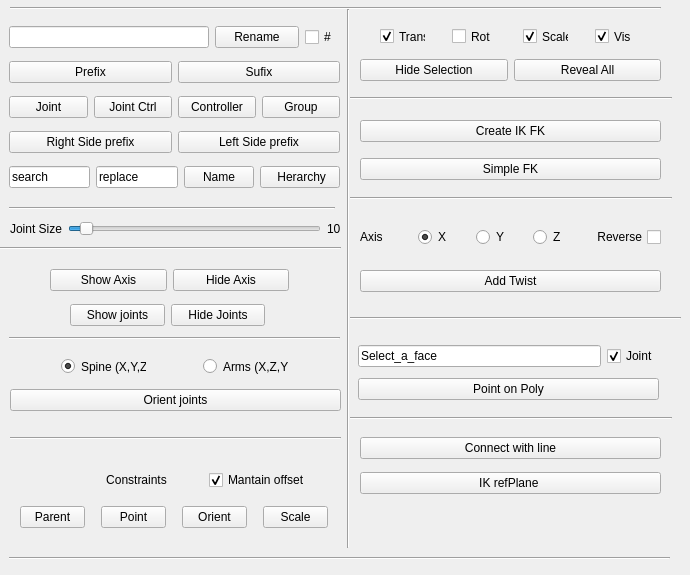
     <widget class="QWidget" name="RigToolsTab">
      <attribute name="title">
       <string>Rigging Tools</string>
      </attribute>
      <widget class="Line" name="line_11">
       <property name="geometry">
        <rect>
         <x>340</x>
         <y>9</y>
         <width>16</width>
         <height>539</height>
        </rect>
       </property>
       <property name="orientation">
        <enum>Qt::Vertical</enum>
       </property>
      </widget>
      <widget class="Line" name="line_10">
       <property name="geometry">
        <rect>
         <x>350</x>
         <y>90</y>
         <width>322</width>
         <height>16</height>
        </rect>
       </property>
       <property name="orientation">
        <enum>Qt::Horizontal</enum>
       </property>
      </widget>
      <widget class="Line" name="line_21">
       <property name="geometry">
        <rect>
         <x>9</x>
         <y>200</y>
         <width>326</width>
         <height>16</height>
        </rect>
       </property>
       <property name="orientation">
        <enum>Qt::Horizontal</enum>
       </property>
      </widget>
      <widget class="Line" name="line_19">
       <property name="geometry">
        <rect>
         <x>9</x>
         <y>330</y>
         <width>331</width>
         <height>16</height>
        </rect>
       </property>
       <property name="orientation">
        <enum>Qt::Horizontal</enum>
       </property>
      </widget>
      <widget class="Line" name="line_8">
       <property name="geometry">
        <rect>
         <x>350</x>
         <y>310</y>
         <width>331</width>
         <height>16</height>
        </rect>
       </property>
       <property name="orientation">
        <enum>Qt::Horizontal</enum>
       </property>
      </widget>
      <widget class="Line" name="line_15">
       <property name="geometry">
        <rect>
         <x>350</x>
         <y>190</y>
         <width>322</width>
         <height>16</height>
        </rect>
       </property>
       <property name="orientation">
        <enum>Qt::Horizontal</enum>
       </property>
      </widget>
      <widget class="Line" name="line_12">
       <property name="geometry">
        <rect>
         <x>9</x>
         <y>550</y>
         <width>661</width>
         <height>16</height>
        </rect>
       </property>
       <property name="orientation">
        <enum>Qt::Horizontal</enum>
       </property>
      </widget>
      <widget class="QWidget" name="layoutWidget">
       <property name="geometry">
        <rect>
         <x>360</x>
         <y>430</y>
         <width>301</width>
         <height>71</height>
        </rect>
       </property>
       <layout class="QVBoxLayout" name="verticalLayout_13">
        <item>
         <widget class="QPushButton" name="ConnectWithLineBtn">
          <property name="text">
           <string>Connect with line</string>
          </property>
          <property name="icon">
           <iconset resource="Resources/iconResources.qrc">
            <normaloff>:/icon/Connect.png</normaloff>:/icon/Connect.png</iconset>
          </property>
          <property name="iconSize">
           <size>
            <width>30</width>
            <height>30</height>
           </size>
          </property>
         </widget>
        </item>
        <item>
         <widget class="QPushButton" name="RefPlane">
          <property name="text">
           <string>IK refPlane </string>
          </property>
         </widget>
        </item>
       </layout>
      </widget>
      <widget class="QWidget" name="layoutWidget">
       <property name="geometry">
        <rect>
         <x>10</x>
         <y>350</y>
         <width>331</width>
         <height>71</height>
        </rect>
       </property>
       <layout class="QVBoxLayout" name="verticalLayout_16">
        <item>
         <layout class="QHBoxLayout" name="horizontalLayout_13">
          <item>
           <widget class="QRadioButton" name="SpineOrientRadioButton">
            <property name="maximumSize">
             <size>
              <width>85</width>
              <height>15</height>
             </size>
            </property>
            <property name="text">
             <string>Spine (X,Y,Z)</string>
            </property>
            <property name="checked">
             <bool>true</bool>
            </property>
           </widget>
          </item>
          <item>
           <widget class="QRadioButton" name="ArmsOrientRadioButton">
            <property name="maximumSize">
             <size>
              <width>85</width>
              <height>15</height>
             </size>
            </property>
            <property name="text">
             <string>Arms (X,Z,Y)</string>
            </property>
            <property name="checked">
             <bool>false</bool>
            </property>
           </widget>
          </item>
         </layout>
        </item>
        <item>
         <layout class="QHBoxLayout" name="horizontalLayout_14">
          <item>
           <widget class="QPushButton" name="OrientJointsBtn">
            <property name="text">
             <string>Orient joints</string>
            </property>
            <property name="icon">
             <iconset resource="Resources/iconResources.qrc">
              <normaloff>:/icon/Axis.png</normaloff>:/icon/Axis.png</iconset>
            </property>
            <property name="iconSize">
             <size>
              <width>20</width>
              <height>20</height>
             </size>
            </property>
           </widget>
          </item>
         </layout>
        </item>
       </layout>
      </widget>
      <widget class="QWidget" name="layoutWidget">
       <property name="geometry">
        <rect>
         <x>9</x>
         <y>19</y>
         <width>331</width>
         <height>181</height>
        </rect>
       </property>
       <layout class="QVBoxLayout" name="verticalLayout_25">
        <item>
         <layout class="QHBoxLayout" name="horizontalLayout_27">
          <item>
           <widget class="QLineEdit" name="NewNameLineEdit">
            <property name="maximumSize">
             <size>
              <width>200</width>
              <height>16777215</height>
             </size>
            </property>
            <property name="text">
             <string/>
            </property>
           </widget>
          </item>
          <item>
           <widget class="QPushButton" name="RenameBtn">
            <property name="maximumSize">
             <size>
              <width>150</width>
              <height>16777215</height>
             </size>
            </property>
            <property name="toolTip">
             <string/>
            </property>
            <property name="text">
             <string>Rename</string>
            </property>
            <property name="icon">
             <iconset resource="Resources/iconResources.qrc">
              <normaloff>:/icon/Rename.png</normaloff>:/icon/Rename.png</iconset>
            </property>
            <property name="iconSize">
             <size>
              <width>20</width>
              <height>20</height>
             </size>
            </property>
           </widget>
          </item>
          <item>
           <widget class="QCheckBox" name="RenameNumCheckBox">
            <property name="maximumSize">
             <size>
              <width>35</width>
              <height>16777215</height>
             </size>
            </property>
            <property name="text">
             <string>#</string>
            </property>
           </widget>
          </item>
         </layout>
        </item>
        <item>
         <layout class="QHBoxLayout" name="horizontalLayout_22">
          <item>
           <widget class="QPushButton" name="SetPrefixBtn">
            <property name="text">
             <string>Prefix</string>
            </property>
           </widget>
          </item>
          <item>
           <widget class="QPushButton" name="SetSufixBtn">
            <property name="text">
             <string>Sufix</string>
            </property>
           </widget>
          </item>
         </layout>
        </item>
        <item>
         <layout class="QHBoxLayout" name="horizontalLayout_21">
          <item>
           <widget class="QPushButton" name="JointSufix">
            <property name="text">
             <string>Joint</string>
            </property>
           </widget>
          </item>
          <item>
           <widget class="QPushButton" name="JointCtrlSufix">
            <property name="text">
             <string>Joint Ctrl</string>
            </property>
           </widget>
          </item>
          <item>
           <widget class="QPushButton" name="ControllerSufix">
            <property name="text">
             <string>Controller</string>
            </property>
           </widget>
          </item>
          <item>
           <widget class="QPushButton" name="GroupSufix">
            <property name="text">
             <string>Group</string>
            </property>
           </widget>
          </item>
         </layout>
        </item>
        <item>
         <layout class="QHBoxLayout" name="horizontalLayout_24">
          <item>
           <widget class="QPushButton" name="RightPrefix">
            <property name="text">
             <string>Right Side prefix</string>
            </property>
            <property name="icon">
             <iconset resource="Resources/iconResources.qrc">
              <normaloff>:/icon/RightArrow.png</normaloff>:/icon/RightArrow.png</iconset>
            </property>
           </widget>
          </item>
          <item>
           <widget class="QPushButton" name="LeftPrefix">
            <property name="layoutDirection">
             <enum>Qt::LeftToRight</enum>
            </property>
            <property name="autoFillBackground">
             <bool>false</bool>
            </property>
            <property name="text">
             <string>Left Side prefix</string>
            </property>
            <property name="icon">
             <iconset resource="Resources/iconResources.qrc">
              <normaloff>:/icon/LeftArrow.png</normaloff>:/icon/LeftArrow.png</iconset>
            </property>
            <property name="autoDefault">
             <bool>false</bool>
            </property>
           </widget>
          </item>
         </layout>
        </item>
        <item>
         <layout class="QHBoxLayout" name="horizontalLayout_28">
          <item>
           <widget class="QLineEdit" name="SearchLineEdit">
            <property name="text">
             <string>search</string>
            </property>
           </widget>
          </item>
          <item>
           <widget class="QLineEdit" name="ReplaceLineEdit">
            <property name="text">
             <string>replace</string>
            </property>
           </widget>
          </item>
          <item>
           <widget class="QPushButton" name="ChangeNameBtn">
            <property name="minimumSize">
             <size>
              <width>70</width>
              <height>0</height>
             </size>
            </property>
            <property name="text">
             <string>Name</string>
            </property>
            <property name="icon">
             <iconset resource="Resources/iconResources.qrc">
              <normaloff>:/icon/SearchReplace.png</normaloff>:/icon/SearchReplace.png</iconset>
            </property>
           </widget>
          </item>
          <item>
           <widget class="QPushButton" name="ChangeNameBtn2">
            <property name="minimumSize">
             <size>
              <width>80</width>
              <height>0</height>
             </size>
            </property>
            <property name="text">
             <string> Herarchy</string>
            </property>
            <property name="icon">
             <iconset resource="Resources/iconResources.qrc">
              <normaloff>:/icon/SearchReplace.png</normaloff>:/icon/SearchReplace.png</iconset>
            </property>
           </widget>
          </item>
         </layout>
        </item>
       </layout>
      </widget>
      <widget class="QWidget" name="layoutWidget">
       <property name="geometry">
        <rect>
         <x>360</x>
         <y>20</y>
         <width>301</width>
         <height>71</height>
        </rect>
       </property>
       <layout class="QVBoxLayout" name="verticalLayout_9">
        <item>
         <layout class="QHBoxLayout" name="horizontalLayout_6">
          <item>
           <widget class="QCheckBox" name="HideTranslateCheckBox">
            <property name="maximumSize">
             <size>
              <width>46</width>
              <height>15</height>
             </size>
            </property>
            <property name="text">
             <string>Trans</string>
            </property>
            <property name="checked">
             <bool>true</bool>
            </property>
           </widget>
          </item>
          <item>
           <widget class="QCheckBox" name="HideRotateCheckBox">
            <property name="maximumSize">
             <size>
              <width>45</width>
              <height>15</height>
             </size>
            </property>
            <property name="text">
             <string>Rot</string>
            </property>
            <property name="checked">
             <bool>false</bool>
            </property>
           </widget>
          </item>
          <item>
           <widget class="QCheckBox" name="HideScaleCheckBox">
            <property name="maximumSize">
             <size>
              <width>46</width>
              <height>15</height>
             </size>
            </property>
            <property name="text">
             <string>Scale</string>
            </property>
            <property name="checked">
             <bool>true</bool>
            </property>
           </widget>
          </item>
          <item>
           <widget class="QCheckBox" name="HideVisibilityCheckBox">
            <property name="maximumSize">
             <size>
              <width>45</width>
              <height>15</height>
             </size>
            </property>
            <property name="text">
             <string>Vis</string>
            </property>
            <property name="checked">
             <bool>true</bool>
            </property>
           </widget>
          </item>
         </layout>
        </item>
        <item>
         <layout class="QHBoxLayout" name="horizontalLayout_7">
          <item>
           <widget class="QPushButton" name="HideBtn">
            <property name="text">
             <string>Hide Selection</string>
            </property>
            <property name="icon">
             <iconset resource="Resources/iconResources.qrc">
              <normaloff>:/icon/Remove.png</normaloff>:/icon/Remove.png</iconset>
            </property>
            <property name="iconSize">
             <size>
              <width>20</width>
              <height>20</height>
             </size>
            </property>
           </widget>
          </item>
          <item>
           <widget class="QPushButton" name="RevealBtn">
            <property name="text">
             <string>Reveal All</string>
            </property>
            <property name="icon">
             <iconset resource="Resources/iconResources.qrc">
              <normaloff>:/icon/Add.png</normaloff>:/icon/Add.png</iconset>
            </property>
            <property name="iconSize">
             <size>
              <width>20</width>
              <height>20</height>
             </size>
            </property>
           </widget>
          </item>
         </layout>
        </item>
       </layout>
      </widget>
      <widget class="QWidget" name="layoutWidget">
       <property name="geometry">
        <rect>
         <x>360</x>
         <y>110</y>
         <width>301</width>
         <height>81</height>
        </rect>
       </property>
       <layout class="QVBoxLayout" name="verticalLayout_26">
        <item>
         <widget class="QPushButton" name="IKFKBtn">
          <property name="text">
           <string>Create IK FK</string>
          </property>
          <property name="icon">
           <iconset resource="Resources/iconResources.qrc">
            <normaloff>:/icon/IKFK.png</normaloff>:/icon/IKFK.png</iconset>
          </property>
          <property name="iconSize">
           <size>
            <width>25</width>
            <height>25</height>
           </size>
          </property>
         </widget>
        </item>
        <item>
         <widget class="QPushButton" name="SimpleFKBtn">
          <property name="text">
           <string>Simple FK</string>
          </property>
          <property name="icon">
           <iconset resource="Resources/iconResources.qrc">
            <normaloff>:/icon/Chain.png</normaloff>:/icon/Chain.png</iconset>
          </property>
          <property name="iconSize">
           <size>
            <width>25</width>
            <height>25</height>
           </size>
          </property>
         </widget>
        </item>
       </layout>
      </widget>
      <widget class="QWidget" name="layoutWidget">
       <property name="geometry">
        <rect>
         <x>70</x>
         <y>300</y>
         <width>195</width>
         <height>31</height>
        </rect>
       </property>
       <layout class="QHBoxLayout" name="horizontalLayout_5">
        <item>
         <widget class="QPushButton" name="ShowJntsBtn">
          <property name="text">
           <string>Show joints</string>
          </property>
         </widget>
        </item>
        <item>
         <widget class="QPushButton" name="HideJointsBtn">
          <property name="text">
           <string>Hide Joints</string>
          </property>
         </widget>
        </item>
       </layout>
      </widget>
      <widget class="QWidget" name="layoutWidget">
       <property name="geometry">
        <rect>
         <x>50</x>
         <y>260</y>
         <width>239</width>
         <height>40</height>
        </rect>
       </property>
       <layout class="QHBoxLayout" name="horizontalLayout_12">
        <item>
         <widget class="QPushButton" name="ShowAxisBtn">
          <property name="text">
           <string>Show Axis</string>
          </property>
          <property name="icon">
           <iconset resource="Resources/iconResources.qrc">
            <normaloff>:/icon/Eye.png</normaloff>:/icon/Eye.png</iconset>
          </property>
          <property name="iconSize">
           <size>
            <width>20</width>
            <height>20</height>
           </size>
          </property>
         </widget>
        </item>
        <item>
         <widget class="QPushButton" name="HideAxisBtn">
          <property name="text">
           <string>Hide Axis</string>
          </property>
          <property name="icon">
           <iconset resource="Resources/iconResources.qrc">
            <normaloff>:/icon/NoEye.png</normaloff>:/icon/NoEye.png</iconset>
          </property>
          <property name="iconSize">
           <size>
            <width>20</width>
            <height>20</height>
           </size>
          </property>
         </widget>
        </item>
       </layout>
      </widget>
      <widget class="QWidget" name="layoutWidget">
       <property name="geometry">
        <rect>
         <x>358</x>
         <y>340</y>
         <width>301</width>
         <height>67</height>
        </rect>
       </property>
       <layout class="QVBoxLayout" name="verticalLayout_7">
        <item>
         <layout class="QHBoxLayout" name="horizontalLayout_4">
          <property name="spacing">
           <number>6</number>
          </property>
          <property name="sizeConstraint">
           <enum>QLayout::SetDefaultConstraint</enum>
          </property>
          <item>
           <widget class="QLineEdit" name="FollicleNewName">
            <property name="text">
             <string>Select_a_face</string>
            </property>
           </widget>
          </item>
          <item>
           <widget class="QCheckBox" name="FolicleJointCheckBox">
            <property name="minimumSize">
             <size>
              <width>50</width>
              <height>0</height>
             </size>
            </property>
            <property name="text">
             <string>Joint</string>
            </property>
            <property name="checked">
             <bool>true</bool>
            </property>
           </widget>
          </item>
         </layout>
        </item>
        <item>
         <widget class="QPushButton" name="CreateFollicleBtn">
          <property name="text">
           <string>Point on Poly</string>
          </property>
          <property name="icon">
           <iconset resource="Resources/iconResources.qrc">
            <normaloff>:/icon/Follicle.png</normaloff>:/icon/Follicle.png</iconset>
          </property>
          <property name="iconSize">
           <size>
            <width>25</width>
            <height>25</height>
           </size>
          </property>
         </widget>
        </item>
       </layout>
      </widget>
      <widget class="Line" name="line_17">
       <property name="geometry">
        <rect>
         <x>350</x>
         <y>410</y>
         <width>322</width>
         <height>16</height>
        </rect>
       </property>
       <property name="orientation">
        <enum>Qt::Horizontal</enum>
       </property>
      </widget>
      <widget class="Line" name="line_20">
       <property name="geometry">
        <rect>
         <x>0</x>
         <y>240</y>
         <width>341</width>
         <height>16</height>
        </rect>
       </property>
       <property name="orientation">
        <enum>Qt::Horizontal</enum>
       </property>
      </widget>
      <widget class="QWidget" name="layoutWidget">
       <property name="geometry">
        <rect>
         <x>360</x>
         <y>210</y>
         <width>301</width>
         <height>101</height>
        </rect>
       </property>
       <layout class="QVBoxLayout" name="verticalLayout_18">
        <item>
         <layout class="QHBoxLayout" name="horizontalLayout_26">
          <item>
           <widget class="QLabel" name="label_22">
            <property name="text">
             <string>Axis</string>
            </property>
           </widget>
          </item>
          <item>
           <widget class="QRadioButton" name="XAxisRadioButton">
            <property name="text">
             <string>X</string>
            </property>
            <property name="checked">
             <bool>true</bool>
            </property>
           </widget>
          </item>
          <item>
           <widget class="QRadioButton" name="YAxisRadioButton">
            <property name="text">
             <string>Y</string>
            </property>
           </widget>
          </item>
          <item>
           <widget class="QRadioButton" name="ZAxisRadioButton">
            <property name="enabled">
             <bool>true</bool>
            </property>
            <property name="text">
             <string>Z</string>
            </property>
           </widget>
          </item>
          <item>
           <widget class="QCheckBox" name="ReverseTwistCheckBox">
            <property name="layoutDirection">
             <enum>Qt::RightToLeft</enum>
            </property>
            <property name="text">
             <string>Reverse</string>
            </property>
           </widget>
          </item>
         </layout>
        </item>
        <item>
         <widget class="QPushButton" name="AddTwistBtn">
          <property name="text">
           <string>Add Twist</string>
          </property>
          <property name="icon">
           <iconset resource="Resources/iconResources.qrc">
            <normaloff>:/icon/Twist.png</normaloff>:/icon/Twist.png</iconset>
          </property>
          <property name="iconSize">
           <size>
            <width>25</width>
            <height>25</height>
           </size>
          </property>
         </widget>
        </item>
       </layout>
      </widget>
      <widget class="Line" name="line_13">
       <property name="geometry">
        <rect>
         <x>10</x>
         <y>0</y>
         <width>651</width>
         <height>16</height>
        </rect>
       </property>
       <property name="orientation">
        <enum>Qt::Horizontal</enum>
       </property>
      </widget>
      <widget class="QWidget" name="layoutWidget">
       <property name="geometry">
        <rect>
         <x>10</x>
         <y>460</y>
         <width>331</width>
         <height>79</height>
        </rect>
       </property>
       <layout class="QVBoxLayout" name="verticalLayout_8" stretch="0,0">
        <item>
         <layout class="QHBoxLayout" name="horizontalLayout_29">
          <item>
           <spacer name="horizontalSpacer_4">
            <property name="orientation">
             <enum>Qt::Horizontal</enum>
            </property>
            <property name="sizeType">
             <enum>QSizePolicy::Fixed</enum>
            </property>
            <property name="sizeHint" stdset="0">
             <size>
              <width>60</width>
              <height>10</height>
             </size>
            </property>
           </spacer>
          </item>
          <item>
           <widget class="QLabel" name="label_23">
            <property name="text">
             <string>Constraints</string>
            </property>
            <property name="alignment">
             <set>Qt::AlignCenter</set>
            </property>
           </widget>
          </item>
          <item>
           <widget class="QCheckBox" name="MantainOffsetBtn">
            <property name="text">
             <string>Mantain offset</string>
            </property>
            <property name="checked">
             <bool>true</bool>
            </property>
           </widget>
          </item>
         </layout>
        </item>
        <item>
         <layout class="QHBoxLayout" name="horizontalLayout_16">
          <item>
           <widget class="QPushButton" name="ParentConstraintBtn">
            <property name="maximumSize">
             <size>
              <width>65</width>
              <height>16777215</height>
             </size>
            </property>
            <property name="text">
             <string>Parent</string>
            </property>
            <property name="icon">
             <iconset resource="Resources/iconResources.qrc">
              <normaloff>:/icon/ParentConstraint.png</normaloff>:/icon/ParentConstraint.png</iconset>
            </property>
            <property name="iconSize">
             <size>
              <width>20</width>
              <height>20</height>
             </size>
            </property>
           </widget>
          </item>
          <item>
           <widget class="QPushButton" name="PointConstraintBtn">
            <property name="maximumSize">
             <size>
              <width>65</width>
              <height>16777215</height>
             </size>
            </property>
            <property name="text">
             <string>Point</string>
            </property>
            <property name="icon">
             <iconset resource="Resources/iconResources.qrc">
              <normaloff>:/icon/PointConstraint.png</normaloff>:/icon/PointConstraint.png</iconset>
            </property>
            <property name="iconSize">
             <size>
              <width>20</width>
              <height>20</height>
             </size>
            </property>
           </widget>
          </item>
          <item>
           <widget class="QPushButton" name="OrientConstraintBtn">
            <property name="maximumSize">
             <size>
              <width>65</width>
              <height>16777215</height>
             </size>
            </property>
            <property name="text">
             <string>Orient</string>
            </property>
            <property name="icon">
             <iconset resource="Resources/iconResources.qrc">
              <normaloff>:/icon/OrientConstraint.png</normaloff>:/icon/OrientConstraint.png</iconset>
            </property>
            <property name="iconSize">
             <size>
              <width>20</width>
              <height>20</height>
             </size>
            </property>
           </widget>
          </item>
          <item>
           <widget class="QPushButton" name="ScaleConstraintBtn">
            <property name="maximumSize">
             <size>
              <width>65</width>
              <height>16777215</height>
             </size>
            </property>
            <property name="text">
             <string>Scale</string>
            </property>
            <property name="icon">
             <iconset resource="Resources/iconResources.qrc">
              <normaloff>:/icon/ScaleConstraint.png</normaloff>:/icon/ScaleConstraint.png</iconset>
            </property>
            <property name="iconSize">
             <size>
              <width>20</width>
              <height>20</height>
             </size>
            </property>
           </widget>
          </item>
         </layout>
        </item>
       </layout>
      </widget>
      <widget class="Line" name="line_16">
       <property name="geometry">
        <rect>
         <x>10</x>
         <y>430</y>
         <width>331</width>
         <height>16</height>
        </rect>
       </property>
       <property name="orientation">
        <enum>Qt::Horizontal</enum>
       </property>
      </widget>
      <widget class="QWidget" name="layoutWidget">
       <property name="geometry">
        <rect>
         <x>10</x>
         <y>213</y>
         <width>331</width>
         <height>31</height>
        </rect>
       </property>
       <layout class="QHBoxLayout" name="horizontalLayout_30">
        <item>
         <widget class="QLabel" name="label_13">
          <property name="text">
           <string>Joint Size</string>
          </property>
         </widget>
        </item>
        <item>
         <widget class="QSlider" name="JointSizeSlider">
          <property name="cursor">
           <cursorShape>PointingHandCursor</cursorShape>
          </property>
          <property name="focusPolicy">
           <enum>Qt::WheelFocus</enum>
          </property>
          <property name="minimum">
           <number>1</number>
          </property>
          <property name="maximum">
           <number>200</number>
          </property>
          <property name="value">
           <number>10</number>
          </property>
          <property name="orientation">
           <enum>Qt::Horizontal</enum>
          </property>
         </widget>
        </item>
        <item>
         <widget class="QLabel" name="label_24">
          <property name="text">
           <string>10</string>
          </property>
         </widget>
        </item>
       </layout>
      </widget>
      <zorder>layoutWidget</zorder>
      <zorder>layoutWidget</zorder>
      <zorder>layoutWidget</zorder>
      <zorder>layoutWidget</zorder>
      <zorder>layoutWidget</zorder>
      <zorder>layoutWidget</zorder>
      <zorder>layoutWidget</zorder>
      <zorder>line_8</zorder>
      <zorder>line_11</zorder>
      <zorder>line_12</zorder>
      <zorder>line_10</zorder>
      <zorder>line_15</zorder>
      <zorder>line_21</zorder>
      <zorder>line_19</zorder>
      <zorder>layoutWidget</zorder>
      <zorder>layoutWidget</zorder>
      <zorder>layoutWidget</zorder>
      <zorder>layoutWidget</zorder>
      <zorder>line_17</zorder>
      <zorder>line_20</zorder>
      <zorder>line_13</zorder>
      <zorder>line_16</zorder>
     </widget>
